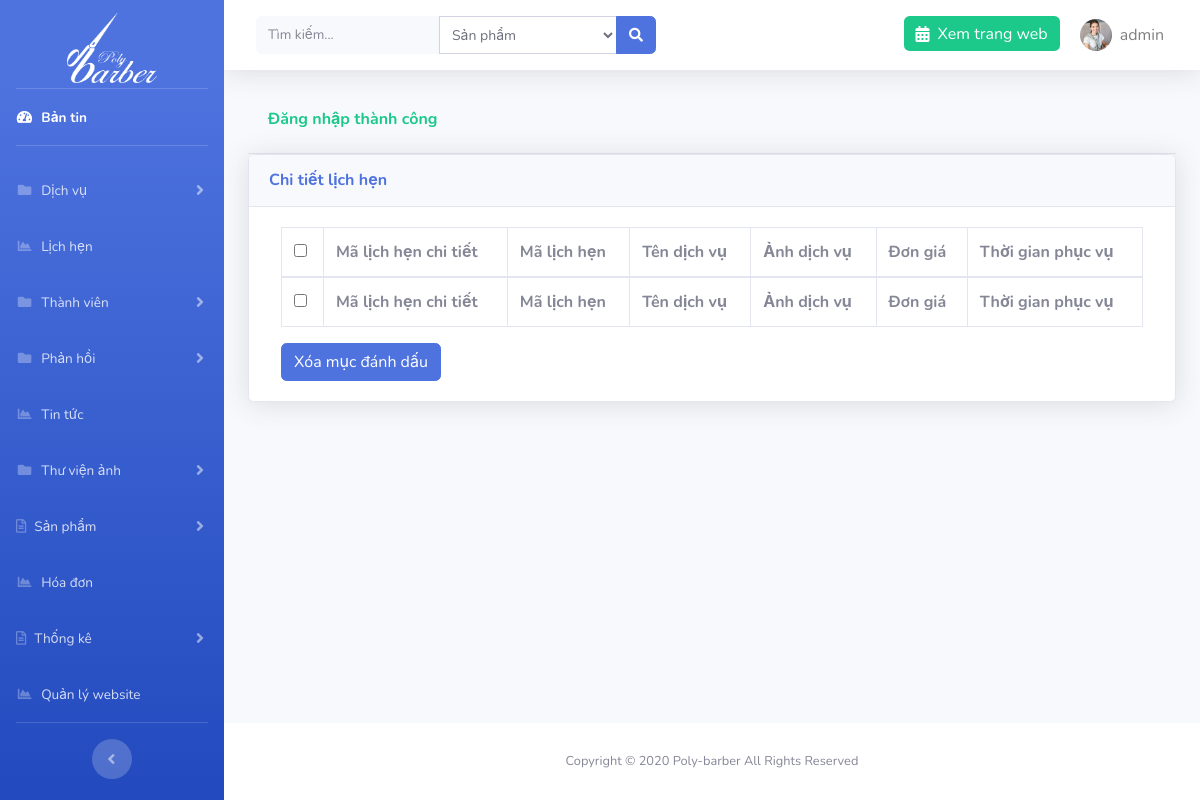
/admin/?page=appointment&action=detail&id=17 (signed in), run on an earlier commit of the app's database.
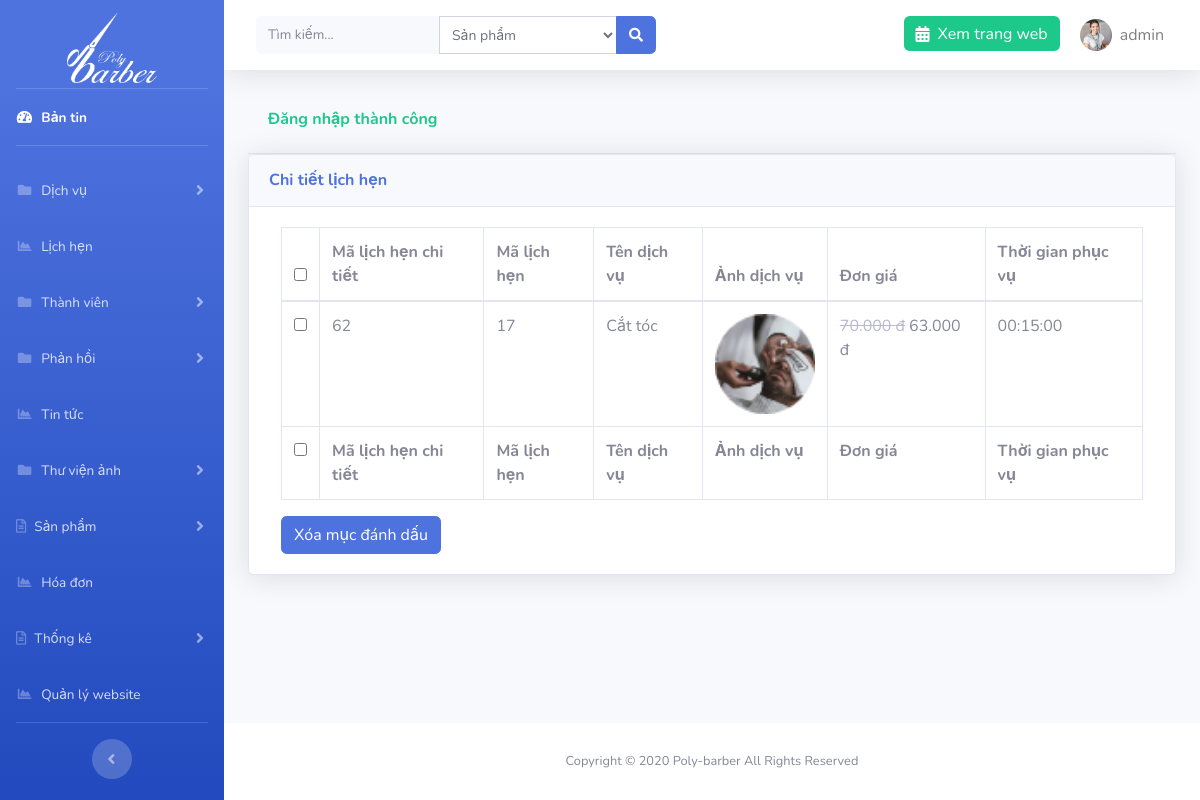
And on a later commit of the database.
### tables this page shows
CREATE TABLE `setting` (
  `id` int(11) NOT NULL,
  `logo` varchar(191) NOT NULL,
  `file_ico` varchar(191) NOT NULL,
  `title` varchar(191) NOT NULL,
  `introduce` text NOT NULL,
  `slogan` varchar(191) NOT NULL
);

CREATE TABLE `app_detail` (
  `id` int(11) NOT NULL,
  `id_appointment` int(11) NOT NULL,
  `id_service` int(11) NOT NULL
);

CREATE TABLE `services` (
  `id` int(11) NOT NULL,
  `name` varchar(191) NOT NULL,
  `price` float NOT NULL,
  `sale` float NOT NULL,
  `time` time NOT NULL,
  `detail` text NOT NULL,
  `images` varchar(191) NOT NULL,
  `id_type` int(11) NOT NULL
);

### libs/database.php (called while the page is built, shortened)
<?php
function connection()
{
    try {
       $conn = new PDO("mysql:host=localhost; dbname=duan1; charset=utf8", "root", "");
    } catch (PDOException $e) {
        echo "Lỗi Kết nối" . $e->getMessage();
    }
    return $conn;
}
function query_exe($sql) {
    $conn = connection();
    try {
        $stmt = $conn->prepare($sql);
        $stmt->execute();
        $result = $stmt->fetchAll(PDO::FETCH_ASSOC);
        return $result;
    } catch (PDOException $e) {
        echo "Lỗi dữ liệu" . $e->getMessage();
    } finally {
        unset($conn);
    }
}
function query_limit($sql) {
    $conn = connection();
    try {
        $stmt = $conn->prepare($sql);
        $stmt->execute();
        $result = $stmt->fetch(PDO::FETCH_ASSOC);
        return $result;
    } catch (PDOException $e) {
        echo "Lỗi dữ liệu" . $e->getMessage();
    } finally {
        unset($conn);
    }
}

### libs/setting.php (called while the page is built, shortened)
<?php
require_once "database.php";
function list_limit_setting(){
    $sql = "SELECT * from setting order by id limit 0,1";
    return query_limit($sql);
}

### libs/app_detail.php (called while the page is built, shortened)
<?php
function all_app_detail($appointment){
    $sql = "SELECT app_detail.*, name,images,price,sale,time from app_detail inner join services on services.id= app_detail.id_service
    where id_appointment = $appointment
     ORDER BY id DESC";
    return query_exe($sql);
}

### admin/appointments/app_detail.php (the view, shortened to what this page needs)
<?php
if(isset($_GET['id'])){
    $detail = all_app_detail($_GET['id']);
}
?>
<div class="container-fluid">
    <?php if (isset($_SESSION['message'])) : ?>
        <div class="card-header py-3 text-success">
            <h6 class="font-weight-bold"><?= $_SESSION['message'] ?></h6>
        </div>
    <?php endif; ?>
    <div class="card shadow mb-4">
        <div class="card-header py-3">
            <h6 class="m-0 font-weight-bold text-primary">Chi tiết lịch hẹn</h6>
        </div>
        <div class="card-body">
            <div class="table-responsive">
                <form action="" method="POST" class="col-md-12">
                    <table class="table table-bordered" id="dataTable" width="100%" cellspacing="0">
                        <thead>
                            <tr>
                                <th>
                                    <input type="checkbox" name="checkall" class="checkall">
                                </th>
                                <th>Mã lịch hẹn chi tiết</th>
                                <th>Mã lịch hẹn</th>
                                <th>Tên dịch vụ</th>
                                <th>Ảnh dịch vụ</th>
                                <th>Đơn giá</th>
                                <th>Thời gian phục vụ</th>
                            </tr>
                        </thead>
                        <tfoot>
                            <tr>
                            <th>
                                <input type="checkbox" name="checkall" class="checkall">
                                </th>
                                <th>Mã lịch hẹn chi tiết</th>
                                <th>Mã lịch hẹn</th>
                                <th>Tên dịch vụ</th>
                                <th>Ảnh dịch vụ</th>
                                <th>Đơn giá</th>
                                <th>Thời gian phục vụ</th>
                            </tr>
                        </tfoot>
                        <tbody>
                            <?php foreach ($detail as $d) : ?>
                                <tr>
                                    <td>
                                        <input type="checkbox" name="id[]" id="" value="<?= $d['id'] ?>">
                                    </td>
                                    <td><?= $d['id'] ?></td>
                                    <td><?= $d['id_appointment'] ?></td>
                                    <td><?= $d['name'] ?></td>
                                    <td><img src="../images/products/<?=$d['images'] ?>" alt="" width="100"></td>
                                    <td><?php if($d['sale']>0): ?>
                                        <del class="text-gray-500"><?=number_format($d['price'],0,',','.').' đ';?></del>
                                    <?php endif; ?>
                                     <?=number_format($price= $d['price']-($d['price']*$d['sale']),0,',','.').' đ';?></td>
                                    <td><?= $d['time'] ?></td>
                                </tr>
                            <?php endforeach; ?>
                        </tbody>
                    </table>
                    <button type="submit" class="btn btn-primary" id="btndel-category" name="btn-del">Xóa mục đánh dấu</button>
                </form>
            </div>
        </div>
    </div>
</div>

### admin/template/header.php (shortened to what this page needs)
<?php $setting = list_limit_setting(); ?>
<!DOCTYPE html>
<html lang="en">
<head>
    <link href="resource/vendor/fontawesome-free/css/all.min.css" rel="stylesheet" type="text/css">
    <link rel="stylesheet" href="resource/vendor/select2.min.css" />
<link rel="stylesheet" href="https://maxcdn.bootstrapcdn.com/bootstrap/4.4.1/css/bootstrap.min.css">
    <link href="resource/css/sb-admin-2.css" rel="stylesheet">
    <link href="resource/vendor/datatables/dataTables.bootstrap4.min.css" rel="stylesheet">
</head>
<body id="page-top">
    <div id="wrapper">
        <ul class="navbar-nav bg-gradient-primary sidebar sidebar-dark accordion" id="accordionSidebar">
            <a class="sidebar-brand d-flex align-items-center justify-content-center mb-3 pt-5" href="<?=ROOT?>admin">
                <img src="../images/<?=$setting['logo']?>" alt="logo" width="90" height="70">
            </a>
            <hr class="sidebar-divider my-0">
            <li class="nav-item active">
                <a class="nav-link" href="<?= ROOT ?>admin">
                    <i class="fas fa-fw fa-tachometer-alt"></i>
                    <span>Bản tin</span></a>
            </li>
            <hr class="sidebar-divider">
            <li class="nav-item">
                <a class="nav-link collapsed" href="#" data-toggle="collapse" data-target="#collapsePages" aria-expanded="true" aria-controls="collapsePages">
                    <i class="fas fa-fw fa-folder"></i>
                    <span>Dịch vụ</span>
                </a>
            </li>
            <li class="nav-item">
                <a class="nav-link" href="<?= ROOT ?>admin/?page=appointment">
                    <i class="fas fa-fw fa-chart-area"></i>
                    <span>Lịch hẹn</span></a>
            </li>
             <li class="nav-item">
                <a class="nav-link collapsed" href="#" data-toggle="collapse" data-target="#collapsePages2" aria-expanded="true" aria-controls="collapsePages">
                    <i class="fas fa-fw fa-folder"></i>
                    <span>Thành viên</span>
                </a>
            </li>
             <li class="nav-item">
                <a class="nav-link collapsed" href="#" data-toggle="collapse" data-target="#collapsePages3" aria-expanded="true" aria-controls="collapsePages">
                    <i class="fas fa-fw fa-folder"></i>
                    <span>Phản hồi</span>
                </a>
            </li>
               <li class="nav-item">
                <a class="nav-link" href="<?= ROOT ?>admin/?page=new">
                    <i class="fas fa-fw fa-chart-area"></i>
                    <span>Tin tức</span></a>
            </li>
  <li class="nav-item">
                <a class="nav-link collapsed" href="#" data-toggle="collapse" data-target="#collapsePages4" aria-expanded="true" aria-controls="collapsePages">
                    <i class="fas fa-fw fa-folder"></i>
                    <span>Thư viện ảnh</span>
                </a>
            </li>
            <li class="nav-item">
                <a class="nav-link collapsed" href="#" data-toggle="collapse" data-target="#collapseTwo" aria-expanded="true" aria-controls="collapseTwo">
                    <i class="far fa-file-alt"></i>
                    <span>Sản phẩm</span>
                </a>
            </li>
            <li class="nav-item">
                <a class="nav-link" href="<?= ROOT ?>admin/?page=order">
                    <i class="fas fa-fw fa-chart-area"></i>
                    <span>Hóa đơn</span></a>
            </li>
            <li class="nav-item">
                <a class="nav-link collapsed" href="#" data-toggle="collapse" data-target="#collapseTwo1" aria-expanded="true" aria-controls="collapseTwo">
                    <i class="far fa-file-alt"></i>
                    <span>Thống kê</span>
                </a>
            </li>
               <li class="nav-item">
                <a class="nav-link" href="<?= ROOT ?>admin/?page=setting">
                    <i class="fas fa-fw fa-chart-area"></i>
                    <span>Quản lý website</span></a>
            </li>
            <hr class="sidebar-divider d-none d-md-block">
            <div class="text-center d-none d-md-inline">
                <button class="rounded-circle border-0" id="sidebarToggle"></button>
            </div>
        </ul>
        <div id="content-wrapper" class="d-flex flex-column">
            <div id="content">
                <nav class="navbar navbar-expand navbar-light bg-white topbar mb-4 static-top shadow">
                    <form class="d-none d-sm-inline-block form-inline mr-auto ml-md-3 my-2 my-md-0 mw-100 navbar-search" method="POST" action="<?= ROOT ?>admin/search.php">
                        <div class="input-group">
                            <input name="keyword" type="text" title="Vui lòng nhập nội dung tìm kiếm" class="form-control bg-light border-0 small" placeholder="Tìm kiếm..." aria-label="Search" aria-describedby="basic-addon2" required>
                            <select name="select_search" id="" class="form-control form-control-sm select-search">
                        <option value="1">Sản phẩm</option>
                    </select>
                            <div class="input-group-append">
                                <button class="btn btn-primary" type="submit">
                                    <i class="fas fa-search fa-sm"></i>
                                </button>
                            </div>
                        </div>
                    </form>
                    <ul class="navbar-nav ml-auto">
                        <li class="nav-item no-arrow">
                            <a href="<?=ROOT?>" class="nav-link bg-success text-white h-50 mt-3 rounded"><i class="fas fa-calendar-alt mr-2"></i>Xem trang web</a>
                        </li>
                        <li class="nav-item dropdown no-arrow">
                            <a class="nav-link dropdown-toggle" href="" id="userDropdown" role="button" data-toggle="dropdown" aria-haspopup="true" aria-expanded="false">
                                <img class="img-profile rounded-circle" src="../images/users/<?=$_SESSION['user']['images']?>">
                                <span class="ml-2 mr-2 text-black-50"><?=$_SESSION['user']['account']?></span>
                            </a>
                        </li>
                    </ul>
                </nav>

### admin/index.php (shortened to what this page needs)
<?php
$page = isset($_GET['page']) ? $_GET['page'] : '';
require_once "../libs/app_detail.php";
require_once "../libs/setting.php";
include_once 'template/header.php';
switch ($page) {
    case 'appointment':
        $action = isset($_GET['action']) ? $_GET['action'] : '';
        switch ($action) {
            case 'detail':
                include_once 'appointments/app_detail.php';
                break;
        }
        break;
}
include_once 'template/footer.php';
?>

### admin/template/footer.php (shortened to what this page needs)
</div>
<footer class="sticky-footer bg-white">
    <div class="container my-auto">
        <div class="copyright text-center my-auto">
            <span>Copyright &copy; 2020 Poly-barber All Rights Reserved</span>
        </div>
    </div>
</footer>
</div>
</div>
</body>
</html>

What changed in the data, as far as the page shows it:
added app_detail: id "62", id_appointment "17", id_service.name "Cắt tóc", id_service.images (picture), id_service.price "70.000", $price=$d['price']-($d['price']*$d['sale']) "63.000", id_service.time "00:15:00"
